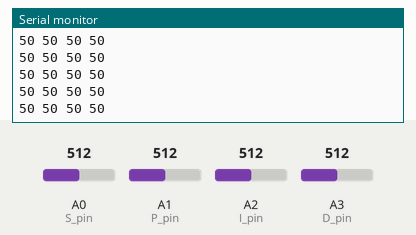
This sketch was run on a simulated Arduino Uno, built with avr-gcc and run on an emulated ATmega328P. Parts: the last lines printed to the serial monitor. The inputs (shaded band) are chosen by the test bench; at power-on: A0 (S_pin) = 512, A1 (P_pin) = 512, A2 (I_pin) = 512, A3 (D_pin) = 512.

Above: at 1.2 s.
1.3 s: A0 (S_pin) set to 716
At 1.56 s:
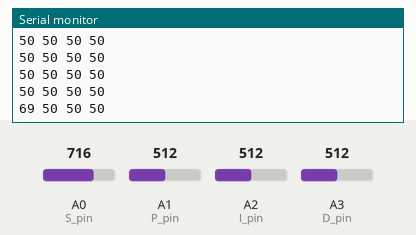
2.8 s: A1 (P_pin) set to 716
At 2.97 s:
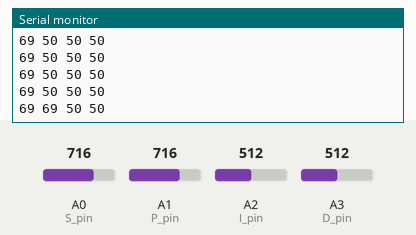
4.3 s: A2 (I_pin) set to 716
At 4.38 s:
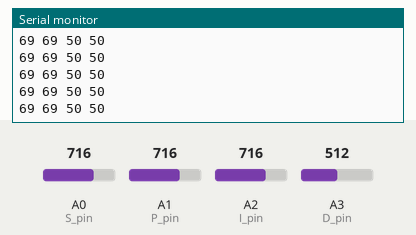
5.8 s: A3 (D_pin) set to 716
At 5.99 s:
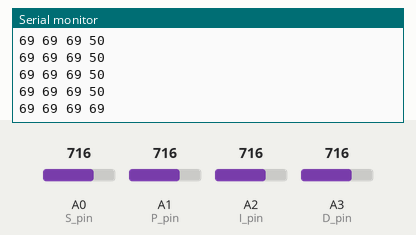
7.3 s: A0 (S_pin) set to 992
At 7.4 s:
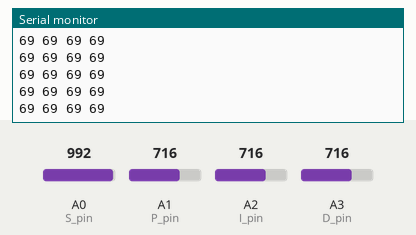
8.8 s: A1 (P_pin) set to 992
At 8.8 s:
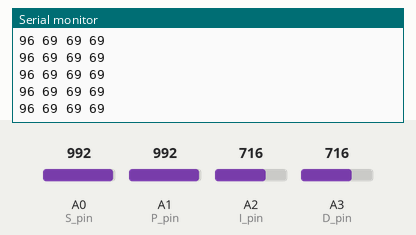
Timing chart, 0 to 11.3 s (numbered marks = the images above; inputs shaded):
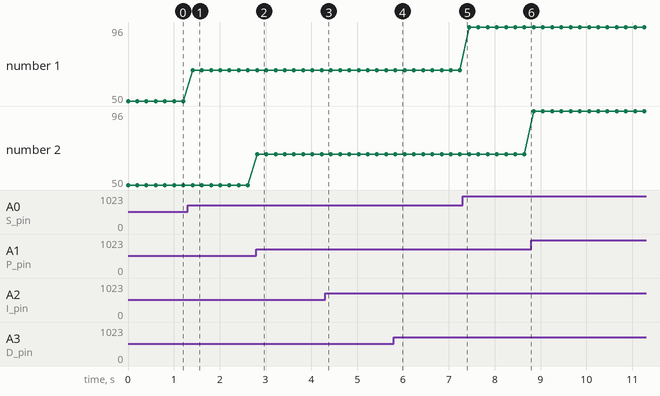

The sketch:

10_1_potentiometer_code_outline.ino
```cpp
/*
* Potentiometer Code Outline
*
* TODO: Locate the commented lines with "TODO:" and
* complete the task in the descriptions
*/

// Declare Variables for Potentiometer
// TODO: Replace "___", and assign the pin number connected to the Arduino
  const int S_pin = 0; // proportional - analog pin
  const int P_pin = 1; // proportional - analog pin
  const int I_pin = 2; // integral - analog pin
  const int D_pin = 3; // derivative - analog pin

// Initialize coefficients as zero
  int Sp = 0; // speed gain coefficient
  int kP = 0; // proportional gain coefficient
  int kI = 0; // integral gain coefficient
  int kD = 0; // derivative gain coefficient

void setup() { /* Setup - runs once (when power is supplied or after reset) */
 Serial.begin(9600); // TODO: Replace "___", and input the baud rate for serial communication
}

void loop() { /* Loop - loops forever (until unpowered or reset) */
 ReadPotentiometers(); // Call on user-defined function to read Potentiometer values
 Print(); // Call on user-defined function to print values from potentiometers
}

// ************************************************************************************************* //
// function to read and map values from potentiometers
//  A map changes the potentiometer values from 0-1023 (analogRead values) to 0-100 while keeping
//    the same number of steps in between.
void ReadPotentiometers()
{
  Sp = map(analogRead(S_pin),0,1023,0,100);
  kP = map(analogRead(P_pin),0,1023,0,100);
  kI = map(analogRead(I_pin),0,1023,0,100);
  kD = map(analogRead(D_pin),0,1023,0,100);
}

// ************************************************************************************************* //
// function to print values of interest
void Print()
{
  Serial.print(Sp); Serial.print(" ");
  Serial.print(kP); Serial.print(" ");
  Serial.print(kI); Serial.print(" ");
  Serial.println(kD);

  delay(200); //just here to slow down the output for easier reading if desired
}
```

Measured:
- after the input at 1.3 s, the serial monitor: prints a new line after 0.11 s (image 1)
- after the input at 2.8 s, the serial monitor: prints a new line at once (image 2)
- after the input at 5.8 s, the serial monitor: prints a new line at once (image 4)
- plotted number 1: 50 → 69 after the input at 1.3 s, 69 → 96 after the input at 7.3 s
